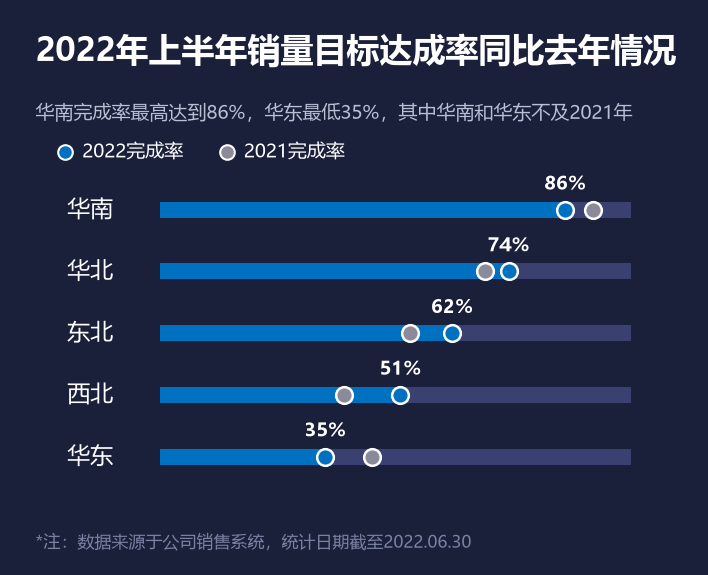

This figure's Python source:
# -*- coding: utf-8 -*-
import matplotlib
matplotlib.use('Agg')
import matplotlib.pyplot as plt
from matplotlib.font_manager import FontProperties
import matplotlib.patches as mpatches

# 字体定义（参考滑珠.py）
f_title  = FontProperties(family='Microsoft YaHei', size=16, weight='bold')
f_sub    = FontProperties(family='Microsoft YaHei', size=9, weight='normal')
f_legend = FontProperties(family='Microsoft YaHei', size=9, weight='normal')
f_value  = FontProperties(family='Microsoft YaHei', size=9, weight='bold')
f_value2 = FontProperties(family='Microsoft YaHei', size=8, weight='normal')
f_axis   = FontProperties(family='Microsoft YaHei', size=11, weight='normal')
f_note   = FontProperties(family='Microsoft YaHei', size=8)

# 数据（按 2022 完成率降序排列：华南 > 华北 > 东北 > 西北 > 华东）
regions   = ['华南', '华北', '东北', '西北', '华东']
rate_2022 = [86, 74, 62, 51, 35]      # 2022 完成率
rate_2021 = [92, 69, 53, 39, 45]      # 2021 完成率

# 颜色
bg_color    = '#1A1F3A'
color_track = '#3A4170'   # 背景轨道 灰蓝
color_2022  = '#0070C0'   # 2022 亮蓝
color_2021  = '#8A8A9A'   # 2021 灰
color_line  = '#CFD6E6'   # 连线 浅灰
text_color  = '#FFFFFF'
sub_color   = '#B8C0D4'
note_color  = '#7A82A4'

# 画布（尺寸参考滑珠.py）
fig_w = 12.0 / 2.54
fig_h = 7.5 * 1.3 / 2.54
fig, ax = plt.subplots(figsize=(fig_w, fig_h), dpi=150)
fig.patch.set_facecolor(bg_color)
ax.set_facecolor(bg_color)

n = len(regions)
y = list(range(n))[::-1]   # 自上而下降序：第一个在最上方
bar_h = 0.26          # 柱高（=圆直径）

# 背景轨道：左侧蓝色柱(0~2022) + 右侧灰蓝柱(2022~100)，直角无半圆
ax.barh(y, rate_2022, height=bar_h, color=color_2022, edgecolor='none', zorder=3)
ax.barh(y, [100 - r for r in rate_2022], height=bar_h, left=rate_2022,
        color=color_track, edgecolor='none', zorder=3)

# 两个年份圆点之间不连线

# 2021 圆点（灰，白边，与 2022 同样大小）
ax.plot(rate_2021, y, 'o', markersize=8,
        markerfacecolor=color_2021, markeredgecolor=text_color,
        markeredgewidth=1.2, zorder=5)

# 2022 圆点（亮蓝，白边）—— 滑珠
ax.plot(rate_2022, y, 'o', markersize=8,
        markerfacecolor=color_2022, markeredgecolor=text_color,
        markeredgewidth=1.2, zorder=9)

# 数值标签：仅保留 2022 完成率，置于蓝圆正上方，字体白色
for i in range(n):
    ax.text(rate_2022[i], y[i] + 0.25, f'{rate_2022[i]}%', ha='center', va='bottom',
            fontproperties=f_value, color=text_color, zorder=8)

# Y 轴区域标签（左侧）
for i, reg in zip(range(n), regions):
    ax.text(-10, y[i], reg, ha='right', va='center',
            fontproperties=f_axis, color=text_color)

# 坐标范围与去轴线
ax.set_xlim(-22, 112)
ax.set_ylim(-0.8, n - 0.2)
ax.axis('off')

# 主标题 / 副标题（左上）
fig.text(0.05, 0.94, '2022年上半年销量目标达成率同比去年情况',
         ha='left', va='top', fontproperties=f_title, color=text_color)
fig.text(0.05, 0.82, '华南完成率最高达到86%，华东最低35%，其中华南和华东不及2021年',
         ha='left', va='top', fontproperties=f_sub, color=sub_color)

# 图例（副标题下方，2022 与 2021 左右排列，圆点带白色外圈）
ax_leg = fig.add_axes([0.08, 0.71, 0.6, 0.05], facecolor=bg_color)
ax_leg.set_xlim(0, 1)
ax_leg.set_ylim(0, 1)
ax_leg.axis('off')
ax_leg.plot(0.02, 0.5, 'o', markersize=7, markerfacecolor=color_2022,
            markeredgecolor=text_color, markeredgewidth=1.0)
ax_leg.text(0.06, 0.5, '2022完成率', ha='left', va='center',
            fontproperties=f_legend, color=text_color)
ax_leg.plot(0.40, 0.5, 'o', markersize=7, markerfacecolor=color_2021,
            markeredgecolor=text_color, markeredgewidth=1.0)
ax_leg.text(0.44, 0.5, '2021完成率', ha='left', va='center',
            fontproperties=f_legend, color=text_color)

# 底部脚注
fig.text(0.05, 0.04, '*注：数据来源于公司销售系统，统计日期截至2022.06.30',
         ha='left', va='bottom', fontproperties=f_note, color=note_color)

plt.subplots_adjust(left=0.08, right=0.97, top=0.72, bottom=0.12)
plt.savefig(r'D:\huaweixinjian\对比滑珠图.png', facecolor=bg_color, dpi=150)
print('saved 对比滑珠图.png')
